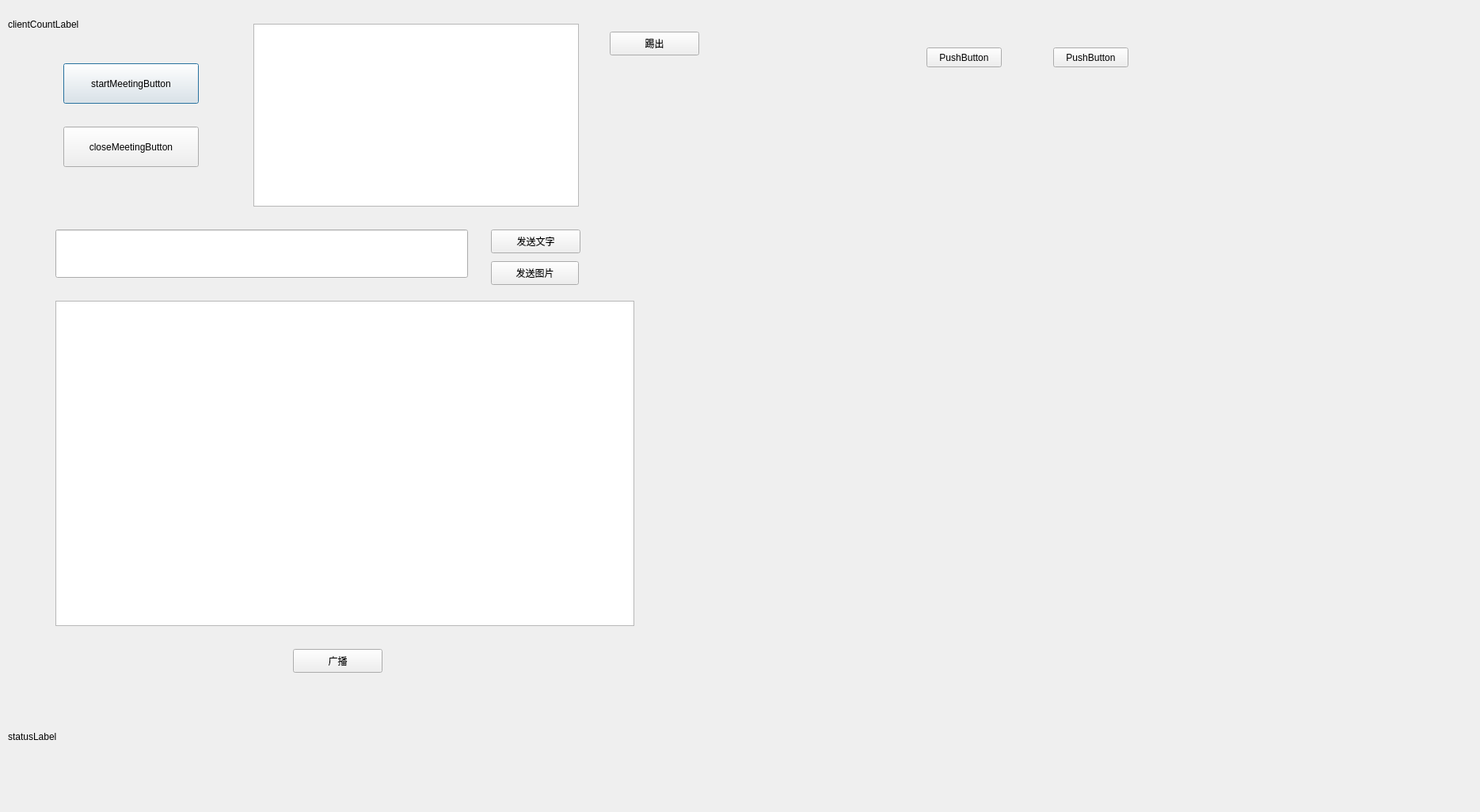
<?xml version="1.0" encoding="UTF-8"?>
<ui version="4.0">
 <class>MeetingRoomDialog</class>
 <widget class="QDialog" name="MeetingRoomDialog">
  <property name="geometry">
   <rect>
    <x>0</x>
    <y>0</y>
    <width>1869</width>
    <height>1026</height>
   </rect>
  </property>
  <property name="windowTitle">
   <string>Dialog</string>
  </property>
  <widget class="QLabel" name="statusLabel">
   <property name="geometry">
    <rect>
     <x>10</x>
     <y>910</y>
     <width>251</width>
     <height>41</height>
    </rect>
   </property>
   <property name="text">
    <string>statusLabel</string>
   </property>
  </widget>
  <widget class="QLabel" name="clientCountLabel">
   <property name="geometry">
    <rect>
     <x>10</x>
     <y>10</y>
     <width>251</width>
     <height>41</height>
    </rect>
   </property>
   <property name="text">
    <string>clientCountLabel</string>
   </property>
  </widget>
  <widget class="QPushButton" name="startMeetingButton">
   <property name="geometry">
    <rect>
     <x>80</x>
     <y>80</y>
     <width>171</width>
     <height>51</height>
    </rect>
   </property>
   <property name="text">
    <string>startMeetingButton</string>
   </property>
  </widget>
  <widget class="QPushButton" name="closeMeetingButton">
   <property name="geometry">
    <rect>
     <x>80</x>
     <y>160</y>
     <width>171</width>
     <height>51</height>
    </rect>
   </property>
   <property name="text">
    <string>closeMeetingButton</string>
   </property>
  </widget>
  <widget class="QTextEdit" name="chatTextEdit">
   <property name="geometry">
    <rect>
     <x>70</x>
     <y>380</y>
     <width>731</width>
     <height>411</height>
    </rect>
   </property>
  </widget>
  <widget class="QLineEdit" name="messageLineEdit">
   <property name="geometry">
    <rect>
     <x>70</x>
     <y>290</y>
     <width>521</width>
     <height>61</height>
    </rect>
   </property>
  </widget>
  <widget class="QListWidget" name="clientListWidget">
   <property name="geometry">
    <rect>
     <x>320</x>
     <y>30</y>
     <width>411</width>
     <height>231</height>
    </rect>
   </property>
  </widget>
  <widget class="QPushButton" name="sendButton">
   <property name="geometry">
    <rect>
     <x>620</x>
     <y>290</y>
     <width>113</width>
     <height>30</height>
    </rect>
   </property>
   <property name="text">
    <string>发送文字</string>
   </property>
  </widget>
  <widget class="QPushButton" name="broadcastButton">
   <property name="geometry">
    <rect>
     <x>370</x>
     <y>820</y>
     <width>113</width>
     <height>30</height>
    </rect>
   </property>
   <property name="text">
    <string>广播</string>
   </property>
  </widget>
  <widget class="QPushButton" name="kickButton">
   <property name="geometry">
    <rect>
     <x>770</x>
     <y>40</y>
     <width>113</width>
     <height>30</height>
    </rect>
   </property>
   <property name="text">
    <string>踢出</string>
   </property>
  </widget>
  <widget class="QPushButton" name="startVideoButton">
   <property name="geometry">
    <rect>
     <x>1170</x>
     <y>60</y>
     <width>95</width>
     <height>25</height>
    </rect>
   </property>
   <property name="text">
    <string>PushButton</string>
   </property>
  </widget>
  <widget class="QPushButton" name="stopVideoButton">
   <property name="geometry">
    <rect>
     <x>1330</x>
     <y>60</y>
     <width>95</width>
     <height>25</height>
    </rect>
   </property>
   <property name="text">
    <string>PushButton</string>
   </property>
  </widget>
  <widget class="QLabel" name="localVideoLabel">
   <property name="geometry">
    <rect>
     <x>920</x>
     <y>350</y>
     <width>381</width>
     <height>311</height>
    </rect>
   </property>
   <property name="text">
    <string/>
   </property>
  </widget>
  <widget class="QLabel" name="remoteVideoLabel">
   <property name="geometry">
    <rect>
     <x>1400</x>
     <y>340</y>
     <width>361</width>
     <height>351</height>
    </rect>
   </property>
   <property name="text">
    <string/>
   </property>
  </widget>
  <widget class="QPushButton" name="sendImageButton">
   <property name="geometry">
    <rect>
     <x>620</x>
     <y>330</y>
     <width>111</width>
     <height>30</height>
    </rect>
   </property>
   <property name="text">
    <string>发送图片</string>
   </property>
  </widget>
 </widget>
 <resources/>
 <connections/>
</ui>
